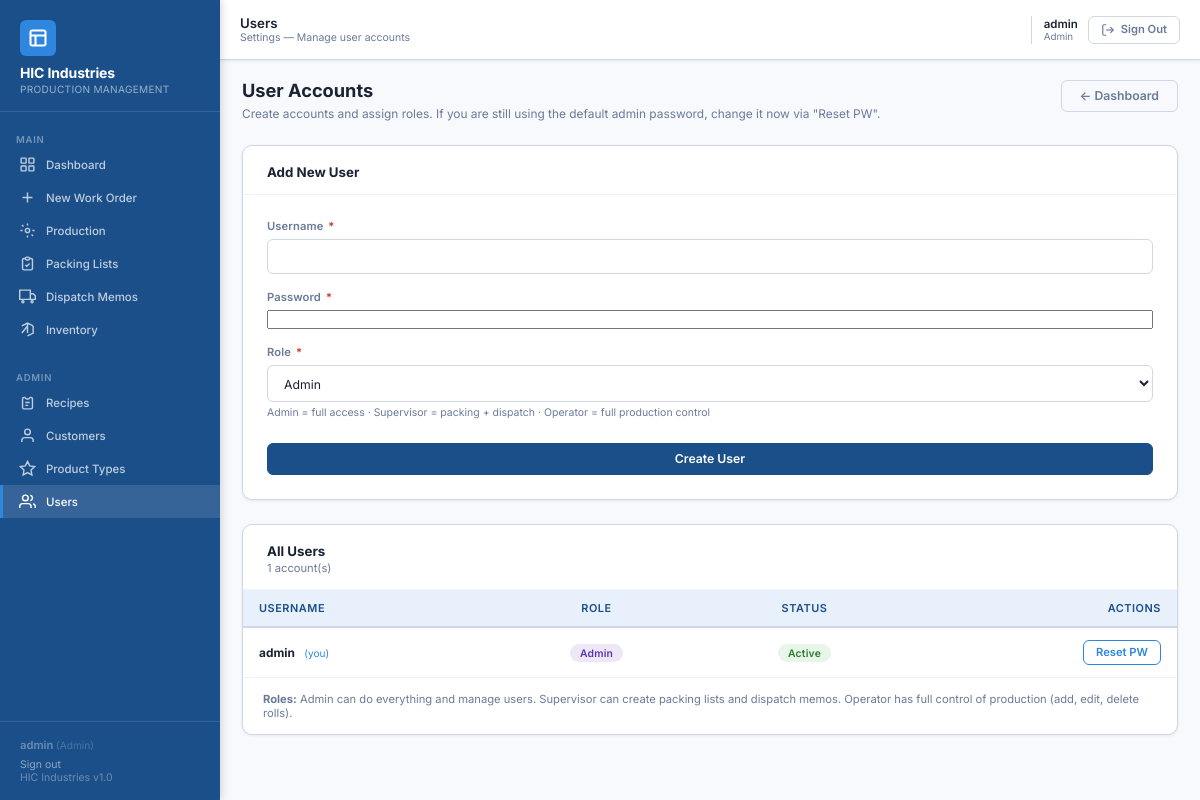
Page /settings/users (signed in) on the committed database.
### models.py (models this page shows, shortened)
class User(UserMixin, db.Model):
    __tablename__ = "users"
    id = db.Column(db.Integer, primary_key=True)
    username = db.Column(db.String(80), unique=True, nullable=False)
    password_hash = db.Column(db.String(200), nullable=False)
    role = db.Column(db.String(20), nullable=False, default="operator")
    is_active = db.Column(db.Boolean, default=True, nullable=False)
    created_at = db.Column(db.DateTime, default=datetime.utcnow)
    @property
    def role_label(self):
        return ROLES.get(self.role, self.role)
    def can(self, permission):
        perms = ROLE_PERMISSIONS.get(self.role, set())
        return "all" in perms or permission in perms

### app.py (the view, shortened to what this page needs)
@app.route("/settings/users", methods=["GET", "POST"])
@login_required
@admin_required
def users_manage():
    users = User.query.order_by(User.username).all()
    return render_template("users.html", users=users, roles=ROLES)

### app.py (called while the page is built, shortened)
@login_manager.user_loader
def load_user(user_id):
    return User.query.get(int(user_id))

def _get_csrf_token():
    token = session.get("_csrf_token")
    if not token:
        token = secrets.token_hex(16)
        session["_csrf_token"] = token
    return token

@app.context_processor
def inject_csrf_token():
    return {"csrf_token": _get_csrf_token}

@app.before_request
def csrf_protect():
    if request.method == "POST":
        if request.endpoint == "login":
            return
        sent = (request.form.get("_csrf_token")
                or request.headers.get("X-CSRFToken"))
        if not sent or sent != session.get("_csrf_token"):
            abort(400, description="Invalid or missing CSRF token. Please reload the page and try again.")

def admin_required(f):
    from functools import wraps
    @wraps(f)
    def decorated(*args, **kwargs):
        if not current_user.is_authenticated or current_user.role != "admin":
            flash("Admin access required.", "error")
            return redirect(url_for("dashboard"))
        return f(*args, **kwargs)
    return decorated

def _ensure_db_setup():
    if _DB_READY["done"]:
        return

@app.before_request
def initialise_db():
    _ensure_db_setup()
    try:
        g.in_production_wos = (WorkOrder.query
                               .filter_by(status="in_production")
                               .order_by(WorkOrder.wo_number)
                               .all())
    except Exception:
        g.in_production_wos = []

### templates/users.html (shortened to what this page needs)
{% extends "base.html" %}
{% block topbar_title %}Users{% endblock %}
{% block topbar_meta %}Settings — Manage user accounts{% endblock %}
{% block content %}
<div class="page-header">
  <div class="page-header-text">
    <h2>User Accounts</h2>
    <p>Create accounts and assign roles. If you are still using the default admin password, change it now via "Reset PW".</p>
  </div>
  <div class="page-header-actions">
    <a href="{{ url_for('dashboard') }}" class="btn btn-ghost">← Dashboard</a>
  </div>
</div>
<div class="two-col-layout">
  <div class="card" id="userFormCard">
    <div class="card-header"><h3 id="formTitle">Add New User</h3></div>
    <div class="card-body">
      <form method="POST" action="{{ url_for('users_manage') }}" id="addForm">
        <div class="form-group mb-2">
          <label for="username">Username <span class="required">*</span></label>
          <input type="text" id="username" name="username" required autocomplete="off">
        </div>
        <div class="form-group mb-2">
          <label for="password">Password <span class="required">*</span></label>
          <input type="password" id="password" name="password" required>
        </div>
        <div class="form-group mb-3">
          <label for="role">Role <span class="required">*</span></label>
          <select id="role" name="role" required>
            {% for key, label in roles.items() %}
            <option value="{{ key }}">{{ label }}</option>
            {% endfor %}
          </select>
          <span class="form-hint">Admin = full access · Supervisor = packing + dispatch · Operator = full production control</span>
        </div>
        <button type="submit" class="btn btn-dark w-100">Create User</button>
      </form>
    </div>
  </div>
  <div class="card">
    <div class="card-header">
      <div>
        <h3>All Users</h3>
        <p>{{ users|length }} account(s)</p>
      </div>
    </div>
    <div class="table-wrap">
      <table>
        <thead>
          <tr>
            <th>Username</th>
            <th class="text-center">Role</th>
            <th class="text-center">Status</th>
            <th class="actions-cell">Actions</th>
          </tr>
        </thead>
        <tbody>
          {% for u in users %}
          <tr>
            <td>
              <strong>{{ u.username }}</strong>
              {% if u.id == current_user.id %}<span style="font-size:.72rem;color:var(--blue-accent);margin-left:6px">(you)</span>{% endif %}
            </td>
            <td class="text-center">
              {% if u.role == 'admin' %}
                <span class="badge status-dispatched">Admin</span>
              {% elif u.role == 'supervisor' %}
                <span class="badge status-production">Supervisor</span>
              {% else %}
                <span class="badge status-open">Operator</span>
              {% endif %}
            </td>
            <td class="text-center">
              {% if u.is_active %}
                <span class="badge status-packed">Active</span>
              {% else %}
                <span class="badge" style="background:var(--grey-100);color:var(--text-muted)">Disabled</span>
              {% endif %}
            </td>
            <td class="actions-cell">
              <div class="flex gap-1" style="justify-content:flex-end">
                <button type="button" class="btn btn-outline btn-sm"
                        onclick="showResetForm({{ u.id }}, '{{ u.username }}')">Reset PW</button>
              </div>
            </td>
          </tr>
          {% endfor %}
        </tbody>
      </table>
    </div>
    <div style="padding:14px 20px;border-top:1px solid var(--grey-100);font-size:.8rem;color:var(--text-muted)">
      <strong>Roles:</strong> Admin can do everything and manage users.
      Supervisor can create packing lists and dispatch memos.
      Operator has full control of production (add, edit, delete rolls).
    </div>
  </div>
</div>
{% endblock %}

### templates/base.html (shortened to what this page needs)
<!DOCTYPE html>
<html lang="en">
<head>
  <link rel="stylesheet" href="{{ url_for('static', filename='css/style.css') }}" />
</head>
<body>
  <aside class="sidebar">
    <div class="sidebar-logo">
      <div class="logo-icon">
        <svg viewBox="0 0 24 24" fill="none" stroke="currentColor" stroke-width="2.5">
          <rect x="3" y="3" width="18" height="18" rx="2"/>
          <path d="M3 9h18M9 21V9"/>
        </svg>
      </div>
      <h1>HIC Industries</h1>
      <p>Production Management</p>
    </div>
    <nav class="sidebar-nav">
      <div class="nav-section-label">Main</div>
      <a href="{{ url_for('dashboard') }}"
         class="nav-link {% if request.endpoint == 'dashboard' %}active{% endif %}">
        <svg viewBox="0 0 24 24" fill="none" stroke="currentColor" stroke-width="2">
          <rect x="3" y="3" width="7" height="7" rx="1"/><rect x="14" y="3" width="7" height="7" rx="1"/>
          <rect x="3" y="14" width="7" height="7" rx="1"/><rect x="14" y="14" width="7" height="7" rx="1"/>
        </svg>
        Dashboard
      </a>
      {% if current_user.is_authenticated and current_user.role == 'admin' %}
      <a href="{{ url_for('work_order_new') }}"
         class="nav-link {% if request.endpoint == 'work_order_new' %}active{% endif %}">
        <svg viewBox="0 0 24 24" fill="none" stroke="currentColor" stroke-width="2">
          <path d="M12 5v14M5 12h14"/>
        </svg>
        New Work Order
      </a>
      {% endif %}
      <a href="{{ url_for('dashboard', status='in_production') }}"
         class="nav-link {% if request.endpoint == 'production' %}active{% endif %}">
        <svg viewBox="0 0 24 24" fill="none" stroke="currentColor" stroke-width="2">
          <circle cx="12" cy="12" r="3"/>
          <path d="M12 2v3M12 19v3M4.22 4.22l2.12 2.12M17.66 17.66l2.12 2.12M2 12h3M19 12h3"/>
        </svg>
        Production
      </a>
      {% if current_user.is_authenticated and current_user.role in ['admin','supervisor'] %}
      <a href="{{ url_for('packing_list_index') }}"
         class="nav-link {% if request.endpoint in ['packing_list_index','packing_list_new','packing_list_detail'] %}active{% endif %}">
        <svg viewBox="0 0 24 24" fill="none" stroke="currentColor" stroke-width="2">
          <path d="M9 5H7a2 2 0 00-2 2v12a2 2 0 002 2h10a2 2 0 002-2V7a2 2 0 00-2-2h-2M9 5a2 2 0 002 2h2a2 2 0 002-2M9 5a2 2 0 012-2h2a2 2 0 012 2m-6 9l2 2 4-4"/>
        </svg>
        Packing Lists
      </a>
      <a href="{{ url_for('dm_index') }}"
         class="nav-link {% if request.endpoint in ['dm_index','dm_new','dm_detail','dm_edit'] %}active{% endif %}">
        <svg viewBox="0 0 24 24" fill="none" stroke="currentColor" stroke-width="2">
          <path d="M1 3h15v13H1zM16 8h4l3 3v5h-7V8zM5.5 21a1.5 1.5 0 100-3 1.5 1.5 0 000 3zM18.5 21a1.5 1.5 0 100-3 1.5 1.5 0 000 3z"/>
        </svg>
        Dispatch Memos
      </a>
      {% endif %}
      {% if current_user.is_authenticated and current_user.can('inventory') %}
      <a href="{{ url_for('inventory_index') }}"
         class="nav-link {% if request.endpoint in ['inventory_index','inventory_add_stock','inventory_ledger'] %}active{% endif %}">
        <svg viewBox="0 0 24 24" fill="none" stroke="currentColor" stroke-width="2">
          <path d="M20 7l-8-4-8 4m16 0v10l-8 4m0-14L4 17m8-14v14"/>
        </svg>
        Inventory
      </a>
      {% endif %}
      {% if current_user.is_authenticated and current_user.role == 'admin' %}
      <div class="nav-section-label mt-2">Admin</div>
      <a href="{{ url_for('recipe_index') }}"
         class="nav-link {% if request.endpoint in ['recipe_index','recipe_new','recipe_detail','recipe_edit'] %}active{% endif %}">
        <svg viewBox="0 0 24 24" fill="none" stroke="currentColor" stroke-width="2">
          <path d="M9 5H7a2 2 0 00-2 2v12a2 2 0 002 2h10a2 2 0 002-2V7a2 2 0 00-2-2h-2M9 5a2 2 0 002 2h2a2 2 0 002-2"/>
          <path d="M9 12h6M9 16h4"/>
        </svg>
        Recipes
      </a>
      <a href="{{ url_for('customers_manage') }}"
         class="nav-link {% if request.endpoint == 'customers_manage' %}active{% endif %}">
        <svg viewBox="0 0 24 24" fill="none" stroke="currentColor" stroke-width="2">
          <path d="M20 21v-2a4 4 0 00-4-4H8a4 4 0 00-4 4v2"/><circle cx="12" cy="7" r="4"/>
        </svg>
        Customers
      </a>
      <a href="{{ url_for('product_types_manage') }}"
         class="nav-link {% if request.endpoint == 'product_types_manage' %}active{% endif %}">
        <svg viewBox="0 0 24 24" fill="none" stroke="currentColor" stroke-width="2">
          <path d="M12 2l3.09 6.26L22 9.27l-5 4.87 1.18 6.88L12 17.77l-6.18 3.25L7 14.14 2 9.27l6.91-1.01L12 2z"/>
        </svg>
        Product Types
      </a>
      <a href="{{ url_for('users_manage') }}"
         class="nav-link {% if request.endpoint == 'users_manage' %}active{% endif %}">
        <svg viewBox="0 0 24 24" fill="none" stroke="currentColor" stroke-width="2">
          <path d="M17 21v-2a4 4 0 00-4-4H5a4 4 0 00-4 4v2"/>
          <circle cx="9" cy="7" r="4"/>
          <path d="M23 21v-2a4 4 0 00-3-3.87M16 3.13a4 4 0 010 7.75"/>
        </svg>
        Users
      </a>
      {% endif %}
    </nav>
    <div class="sidebar-footer">
      {% if current_user.is_authenticated %}
      <div style="margin-bottom:6px;font-weight:600;font-size:.8rem">
        {{ current_user.username }}
        <span style="opacity:.6;font-weight:400;font-size:.72rem">({{ current_user.role_label }})</span>
      </div>
      <a href="{{ url_for('logout') }}" style="color:rgba(255,255,255,.5);font-size:.75rem;text-decoration:none">Sign out</a>
      <br>
      {% endif %}
      HIC Industries v1.0
    </div>
  </aside>
  <div class="main-wrapper">
    <header class="topbar">
      <div>
        <div class="topbar-title">{% block topbar_title %}HIC Industries{% endblock %}</div>
        <div class="topbar-meta">{% block topbar_meta %}Plastic Film Production Management{% endblock %}</div>
      </div>
      {% if current_user.is_authenticated %}
      <div class="topbar-user">
        <span class="topbar-username">
          {{ current_user.username }}
          <span class="topbar-role">{{ current_user.role_label }}</span>
        </span>
        <a href="{{ url_for('logout') }}" class="btn btn-ghost btn-sm topbar-signout">
          <svg viewBox="0 0 24 24" fill="none" stroke="currentColor" stroke-width="2" style="width:14px;height:14px">
            <path d="M9 21H5a2 2 0 01-2-2V5a2 2 0 012-2h4"/>
            <polyline points="16 17 21 12 16 7"/>
            <line x1="21" y1="12" x2="9" y2="12"/>
          </svg>
          Sign Out
        </a>
      </div>
      {% endif %}
    </header>
    <main class="page-content">
      {% block content %}{% endblock %}
    </main>
  </div>
</body>
</html>

### rows in the picture
User: username "admin", role_label "Admin", shows "(you)", is_active "Active"

### other values in the picture
{{ users|length }} "1"
form field role "Admin"
